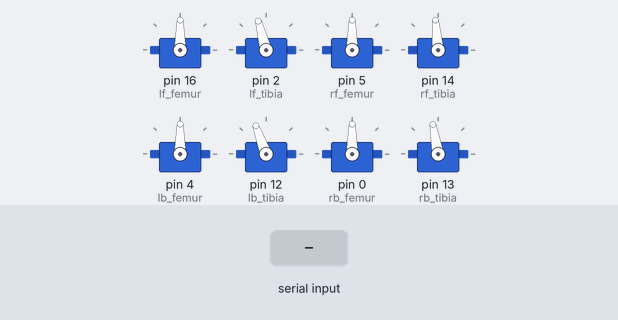
Recording of a sketch running on a simulated Arduino Uno, built with avr-gcc and run on an emulated ATmega328P. On the bench: 8 × servo. The test bench sets the inputs (shaded band). What the sketch prints to the serial monitor is not drawn.

Above: at 1.7 s.
1.8 s: "walk\n" received over Serial
At 2.45 s:
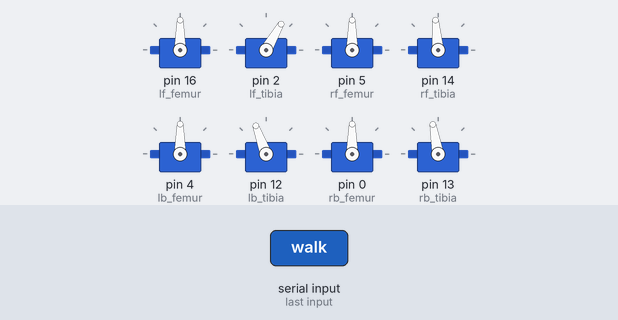
4.8 s: "left\n" received over Serial
7.8 s: "ripple\n" received over Serial
At 10.76 s:
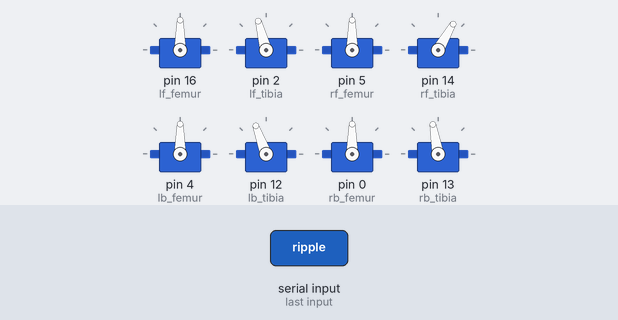
13.6 s: "dance\n" received over Serial
At 15.4 s:
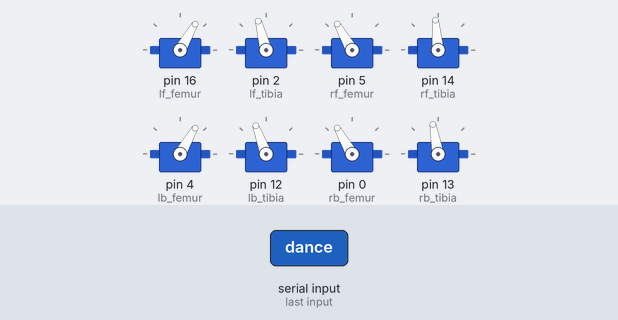
Timing chart, 0 to 17.6 s (numbered marks = the images above; inputs shaded):
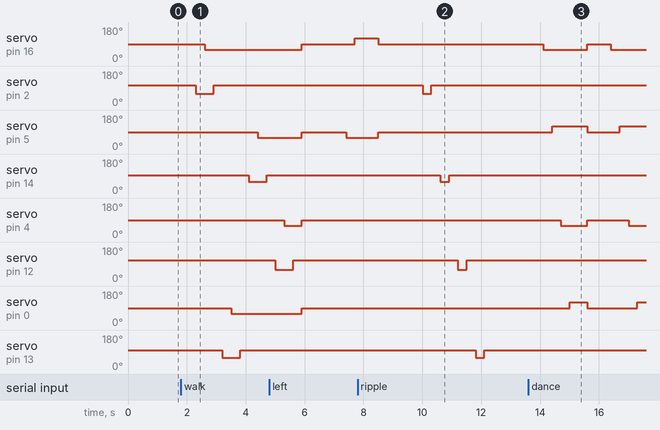

Measured:
- after the input at 1.8 s, servo on pin 16 (lf_femur): 90° → 60° after 0.81 s; servo on pin 2 (lf_tibia): 105° → 60° after 0.51 s, → 105° 0.60 s later; servo on pin 5 (rf_femur): 90° → 60° after 2.6 s; servo on pin 14 (rf_tibia): 95° → 60° after 2.3 s, → 95° 0.60 s later; servo on pin 0 (rb_femur): 90° → 60° after 1.7 s
- after the input at 7.8 s, servo on pin 2 (lf_tibia): 105° → 60° after 2.2 s, → 105° 0.30 s later; servo on pin 14 (rf_tibia): 95° → 60° after 2.8 s, → 95° 0.30 s later; servo on pin 12 (lb_tibia): 110° → 60° after 3.4 s, → 110° 0.30 s later; servo on pin 13 (rb_tibia): 100° → 60° after 4.0 s, → 100° 0.30 s later
- after the input at 13.6 s, servo on pin 16 (lf_femur): 90° → 60° after 0.51 s, → 90° 1.5 s later, → 60° 0.80 s later; servo on pin 5 (rf_femur): 90° → 120° after 0.81 s, → 90° 1.2 s later, → 120° 1.1 s later

The sketch:

spider_bot.ino
```cpp
#include <Servo.h>

// Servos
Servo lf_femur, lf_tibia; // Left Front
Servo rf_femur, rf_tibia; // Right Front
Servo lb_femur, lb_tibia; // Left Back
Servo rb_femur, rb_tibia; // Right Back

// Calibrated angles
int lf_femur_neutral = 90;
int lf_tibia_ground = 105;

int rf_femur_neutral = 90;
int rf_tibia_ground = 95;

int lb_femur_neutral = 90;
int lb_tibia_ground = 110;

int rb_femur_neutral = 90;
int rb_tibia_ground = 100;

void centerLegs() {
  lf_femur.write(lf_femur_neutral);
  lf_tibia.write(lf_tibia_ground);

  rf_femur.write(rf_femur_neutral);
  rf_tibia.write(rf_tibia_ground);

  lb_femur.write(lb_femur_neutral);
  lb_tibia.write(lb_tibia_ground);

  rb_femur.write(rb_femur_neutral);
  rb_tibia.write(rb_tibia_ground);

  delay(500);
}

void liftLeg(Servo &tibia) {
  tibia.write(60);  // Lift tibia up (adjust 60 if needed)
  delay(300);
}

void lowerLeg(Servo &tibia, int groundAngle) {
  tibia.write(groundAngle);
  delay(300);
}

void moveFemur(Servo &femur, int angle) {
  femur.write(angle);
  delay(300);
}

void walkForward() {
  centerLegs();

  // Step 1: Lift left front leg and move forward
  liftLeg(lf_tibia);
  moveFemur(lf_femur, lf_femur_neutral - 30); // Move femur forward
  lowerLeg(lf_tibia, lf_tibia_ground);

  // Step 2: Lift right back leg and move forward
  liftLeg(rb_tibia);
  moveFemur(rb_femur, rb_femur_neutral - 30);
  lowerLeg(rb_tibia, rb_tibia_ground);

  // Step 3: Lift right front leg and move forward
  liftLeg(rf_tibia);
  moveFemur(rf_femur, rf_femur_neutral - 30);
  lowerLeg(rf_tibia, rf_tibia_ground);

  // Step 4: Lift left back leg and move forward
  liftLeg(lb_tibia);
  moveFemur(lb_femur, lb_femur_neutral - 30);
  lowerLeg(lb_tibia, lb_tibia_ground);

  centerLegs();
}

void rippleWalk() {
  centerLegs();

  // Lift and lower legs one by one for ripple effect
  liftLeg(lf_tibia);
  lowerLeg(lf_tibia, lf_tibia_ground);

  liftLeg(rf_tibia);
  lowerLeg(rf_tibia, rf_tibia_ground);

  liftLeg(lb_tibia);
  lowerLeg(lb_tibia, lb_tibia_ground);

  liftLeg(rb_tibia);
  lowerLeg(rb_tibia, rb_tibia_ground);

  centerLegs();
}

void turnLeft() {
  centerLegs();

  moveFemur(rf_femur, rf_femur_neutral - 30);
  moveFemur(lf_femur, lf_femur_neutral + 30);

  delay(500);

  centerLegs();
}

void dance() {
  centerLegs();

  for (int i = 0; i < 3; i++) {
    moveFemur(lf_femur, lf_femur_neutral - 30);
    moveFemur(rf_femur, rf_femur_neutral + 30);
    moveFemur(lb_femur, lb_femur_neutral - 30);
    moveFemur(rb_femur, rb_femur_neutral + 30);
    delay(300);

    centerLegs();
    delay(300);
  }
}

void setup() {
  Serial.begin(9600);

  lf_femur.attach(16); // D0
  lf_tibia.attach(2);  // D4

  rf_femur.attach(5);  // D1
  rf_tibia.attach(14); // D5

  lb_femur.attach(4);  // D2
  lb_tibia.attach(12); // D6

  rb_femur.attach(0);  // D3
  rb_tibia.attach(13); // D7

  centerLegs();

  Serial.println("Spider bot ready. Commands: walk, ripple, left, dance, test");
}

void loop() {
  if (Serial.available() > 0) {
    String cmd = Serial.readStringUntil('\n');
    cmd.trim();

    if (cmd == "walk") {
      walkForward();
    } else if (cmd == "ripple") {
      rippleWalk();
    } else if (cmd == "left") {
      turnLeft();
    } else if (cmd == "dance") {
      dance();
    } else if (cmd == "test") {
      centerLegs();
      Serial.println("Centered legs for calibration.");
    } else {
      Serial.println("Unknown command.");
    }
    centerLegs();
  }
}
```
